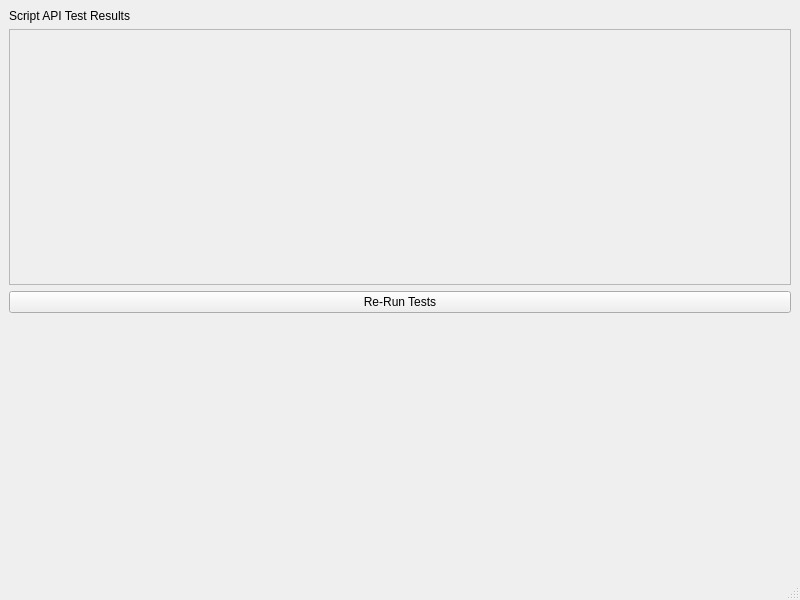
<?xml version="1.0" encoding="UTF-8"?>
<ui version="4.0">
 <class>ScriptApiTestResults</class>
 <widget class="QMainWindow" name="ScriptApiTestResults">
  <property name="geometry">
   <rect>
    <x>0</x>
    <y>0</y>
    <width>800</width>
    <height>600</height>
   </rect>
  </property>
  <property name="windowTitle">
   <string>Script API Test Results</string>
  </property>
  <widget class="QWidget" name="centralwidget">
   <layout class="QGridLayout" name="_outerGrid">
    <item row="1" column="0">
     <widget class="QScrollArea" name="scrollArea">
      <property name="widgetResizable">
       <bool>true</bool>
      </property>
      <widget class="QWidget" name="scrollAreaWidgetContents">
       <property name="geometry">
        <rect>
         <x>0</x>
         <y>0</y>
         <width>774</width>
         <height>226</height>
        </rect>
       </property>
       <layout class="QGridLayout" name="_resultsGrid"/>
      </widget>
     </widget>
    </item>
    <item row="3" column="0">
     <spacer name="verticalSpacer">
      <property name="orientation">
       <enum>Qt::Vertical</enum>
      </property>
      <property name="sizeHint" stdset="0">
       <size>
        <width>20</width>
        <height>0</height>
       </size>
      </property>
     </spacer>
    </item>
    <item row="0" column="0">
     <widget class="QLabel" name="_resultsLit">
      <property name="text">
       <string>Script API Test Results</string>
      </property>
     </widget>
    </item>
    <item row="2" column="0">
     <widget class="QPushButton" name="reruntests">
      <property name="text">
       <string>Re-Run Tests</string>
      </property>
     </widget>
    </item>
   </layout>
  </widget>
  <widget class="QMenuBar" name="menubar">
   <property name="geometry">
    <rect>
     <x>0</x>
     <y>0</y>
     <width>800</width>
     <height>22</height>
    </rect>
   </property>
  </widget>
  <widget class="QStatusBar" name="statusbar"/>
 </widget>
 <resources/>
 <connections/>
</ui>
